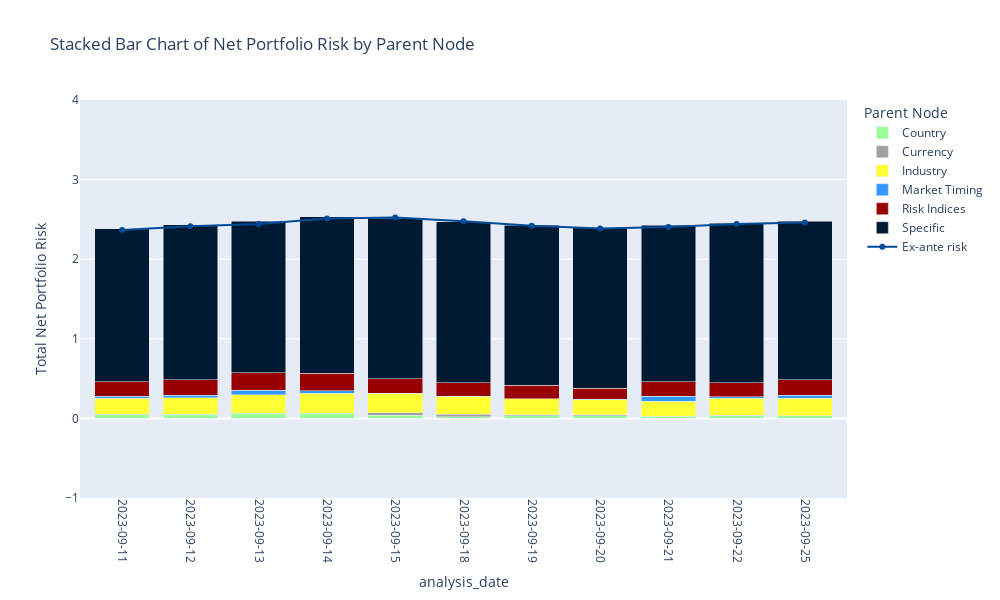

Notebook code cell kept with this figure:
### Code cell
import plotly.express as px
import plotly.graph_objects as go

df['parent_node'] = df['parent_node'].replace(categories_map)
df = df[df['parent_node'].isin(list(categories_map.values()))]
df['analysis_date'] = pd.to_datetime(df['analysis_date'])
df = df.sort_values(by=['parent_node', 'analysis_date'])
df = df[df['analysis_date'].dt.month == 9] 
# Generate business days for the x-axis

print(df['analysis_date'].min())
print(df['analysis_date'].max())
business_days = pd.date_range(start=df['analysis_date'].min(), end=df['analysis_date'].max(), freq='B')
# df['analysis_date'] = df['analysis_date'].dt.strftime('%y-%m-%d')

colors = ['#99FF99', '#A0A0A0', '#FFFF33', '#3399FF', '#990000', '#001933']
bar_df = df[~(df['parent_node'] == 'Ex-Ante Risk')]
# bar_df_sorted = bar_df.sort_values(by='parent_node')
fig = px.bar(bar_df, x='analysis_date', y='total_net_portfolio_risk', color='parent_node',
             title='Stacked Bar Chart of Net Portfolio Risk by Parent Node',
             labels={'parent_node': 'Parent Node', 'total_net_portfolio_risk': 'Total Net Portfolio Risk'},
             height=600,
             color_discrete_sequence=colors)

fig.update_layout(barmode='stack', width=1000)
fig.update_yaxes(range=[-1, 4], tickangle=0)
desired_order = ['Industry', 'Risk Indices', 'Market Timing', 'Currency', 'Specific', 'Country']
fig.update_xaxes(tickvals=business_days, ticktext=business_days.strftime('%Y-%m-%d'), tickangle=90, type='category', categoryorder= 'array', categoryarray=desired_order)

ex_ante_risk_data = df[df['parent_node'] == 'Ex-Ante Risk']
fig.add_trace(go.Scatter(
    x=ex_ante_risk_data['analysis_date'],
    y=ex_ante_risk_data['total_net_portfolio_risk'],
    mode='markers+lines',
    name='Ex-ante risk',
    marker=dict(
        color='#004C99'
    )
))

fig.show()

### Figure 1 — Plotly figure (JSON) as saved in the notebook; plotly's stock layout.template omitted (floating-point values rounded to 4 significant figures)
{"data": [{"alignmentgroup": "True", "hovertemplate": "Parent Node=Country<br>analysis_date=%{x}<br>Total Net Portfolio Risk=%{y}<extra></extra>", "legendgroup": "Country", "marker": {"color": "#99FF99", "pattern": {"shape": ""}}, "name": "Country", "offsetgroup": "Country", "orientation": "v", "showlegend": true, "textposition": "auto", "type": "bar", "x": ["2023-09-11T00:00:00", "2023-09-12T00:00:00", "2023-09-13T00:00:00", "2023-09-14T00:00:00", "2023-09-15T00:00:00", "2023-09-18T00:00:00", "2023-09-19T00:00:00", "2023-09-20T00:00:00", "2023-09-21T00:00:00", "2023-09-22T00:00:00", "2023-09-25T00:00:00"], "xaxis": "x", "y": [0.04839, 0.05118, 0.07745, 0.0697, 0.0405, 0.02317, 0.03111, 0.03597, 0.03939, 0.03639, 0.03902], "yaxis": "y"}, {"alignmentgroup": "True", "hovertemplate": "Parent Node=Currency<br>analysis_date=%{x}<br>Total Net Portfolio Risk=%{y}<extra></extra>", "legendgroup": "Currency", "marker": {"color": "#A0A0A0", "pattern": {"shape": ""}}, "name": "Currency", "offsetgroup": "Currency", "orientation": "v", "showlegend": true, "textposition": "auto", "type": "bar", "x": ["2023-09-11T00:00:00", "2023-09-12T00:00:00", "2023-09-13T00:00:00", "2023-09-14T00:00:00", "2023-09-15T00:00:00", "2023-09-18T00:00:00", "2023-09-19T00:00:00", "2023-09-20T00:00:00", "2023-09-21T00:00:00", "2023-09-22T00:00:00", "2023-09-25T00:00:00"], "xaxis": "x", "y": [0.001091, 0.000171, -0.009866, -0.001831, 0.02851, 0.02658, 0.01253, 0.008759, -0.009788, 0.004221, -0.003568], "yaxis": "y"}, {"alignmentgroup": "True", "hovertemplate": "Parent Node=Industry<br>analysis_date=%{x}<br>Total Net Portfolio Risk=%{y}<extra></extra>", "legendgroup": "Industry", "marker": {"color": "#FFFF33", "pattern": {"shape": ""}}, "name": "Industry", "offsetgroup": "Industry", "orientation": "v", "showlegend": true, "textposition": "auto", "type": "bar", "x": ["2023-09-11T00:00:00", "2023-09-12T00:00:00", "2023-09-13T00:00:00", "2023-09-14T00:00:00", "2023-09-15T00:00:00", "2023-09-18T00:00:00", "2023-09-19T00:00:00", "2023-09-20T00:00:00", "2023-09-21T00:00:00", "2023-09-22T00:00:00", "2023-09-25T00:00:00"], "xaxis": "x", "y": [0.2045, 0.2106, 0.228, 0.249, 0.2475, 0.2297, 0.2041, 0.1884, 0.1853, 0.2128, 0.2174], "yaxis": "y"}, {"alignmentgroup": "True", "hovertemplate": "Parent Node=Market Timing<br>analysis_date=%{x}<br>Total Net Portfolio Risk=%{y}<extra></extra>", "legendgroup": "Market Timing", "marker": {"color": "#3399FF", "pattern": {"shape": ""}}, "name": "Market Timing", "offsetgroup": "Market Timing", "orientation": "v", "showlegend": true, "textposition": "auto", "type": "bar", "x": ["2023-09-11T00:00:00", "2023-09-12T00:00:00", "2023-09-13T00:00:00", "2023-09-14T00:00:00", "2023-09-15T00:00:00", "2023-09-18T00:00:00", "2023-09-19T00:00:00", "2023-09-20T00:00:00", "2023-09-21T00:00:00", "2023-09-22T00:00:00", "2023-09-25T00:00:00"], "xaxis": "x", "y": [0.02661, 0.0261, 0.0598, 0.02764, 0.001115, 0.000286, 0.000496, 0.009774, 0.06521, 0.01889, 0.03558], "yaxis": "y"}, {"alignmentgroup": "True", "hovertemplate": "Parent Node=Risk Indices<br>analysis_date=%{x}<br>Total Net Portfolio Risk=%{y}<extra></extra>", "legendgroup": "Risk Indices", "marker": {"color": "#990000", "pattern": {"shape": ""}}, "name": "Risk Indices", "offsetgroup": "Risk Indices", "orientation": "v", "showlegend": true, "textposition": "auto", "type": "bar", "x": ["2023-09-11T00:00:00", "2023-09-12T00:00:00", "2023-09-13T00:00:00", "2023-09-14T00:00:00", "2023-09-15T00:00:00", "2023-09-18T00:00:00", "2023-09-19T00:00:00", "2023-09-20T00:00:00", "2023-09-21T00:00:00", "2023-09-22T00:00:00", "2023-09-25T00:00:00"], "xaxis": "x", "y": [0.1771, 0.1964, 0.2171, 0.2253, 0.1792, 0.1668, 0.1686, 0.1367, 0.1784, 0.1771, 0.1972], "yaxis": "y"}, {"alignmentgroup": "True", "hovertemplate": "Parent Node=Specific<br>analysis_date=%{x}<br>Total Net Portfolio Risk=%{y}<extra></extra>", "legendgroup": "Specific", "marker": {"color": "#001933", "pattern": {"shape": ""}}, "name": "Specific", "offsetgroup": "Specific", "orientation": "v", "showlegend": true, "textposition": "auto", "type": "bar", "x": ["2023-09-11T00:00:00", "2023-09-12T00:00:00", "2023-09-13T00:00:00", "2023-09-14T00:00:00", "2023-09-15T00:00:00", "2023-09-18T00:00:00", "2023-09-19T00:00:00", "2023-09-20T00:00:00", "2023-09-21T00:00:00", "2023-09-22T00:00:00", "2023-09-25T00:00:00"], "xaxis": "x", "y": [1.925, 1.948, 1.902, 1.966, 2.015, 2.023, 2.008, 2.014, 1.968, 2.005, 1.994], "yaxis": "y"}, {"marker": {"color": "#004C99"}, "mode": "markers+lines", "name": "Ex-ante risk", "type": "scatter", "x": ["2023-09-11T00:00:00", "2023-09-12T00:00:00", "2023-09-13T00:00:00", "2023-09-14T00:00:00", "2023-09-15T00:00:00", "2023-09-18T00:00:00", "2023-09-19T00:00:00", "2023-09-20T00:00:00", "2023-09-21T00:00:00", "2023-09-22T00:00:00", "2023-09-25T00:00:00"], "y": [2.366, 2.414, 2.443, 2.513, 2.524, 2.477, 2.42, 2.385, 2.405, 2.442, 2.462]}], "layout": {"barmode": "stack", "height": 600, "legend": {"title": {"text": "Parent Node"}, "tracegroupgap": 0}, "title": {"text": "Stacked Bar Chart of Net Portfolio Risk by Parent Node"}, "width": 1000, "xaxis": {"anchor": "y", "categoryarray": ["Industry", "Risk Indices", "Market Timing", "Currency", "Specific", "Country"], "categoryorder": "array", "domain": [0, 1], "tickangle": 90, "ticktext": ["2023-09-11", "2023-09-12", "2023-09-13", "2023-09-14", "2023-09-15", "2023-09-18", "2023-09-19", "2023-09-20", "2023-09-21", "2023-09-22", "2023-09-25"], "tickvals": ["2023-09-11T00:00:00", "2023-09-12T00:00:00", "2023-09-13T00:00:00", "2023-09-14T00:00:00", "2023-09-15T00:00:00", "2023-09-18T00:00:00", "2023-09-19T00:00:00", "2023-09-20T00:00:00", "2023-09-21T00:00:00", "2023-09-22T00:00:00", "2023-09-25T00:00:00"], "title": {"text": "analysis_date"}, "type": "category"}, "yaxis": {"anchor": "x", "domain": [0, 1], "range": [-1, 4], "tickangle": 0, "title": {"text": "Total Net Portfolio Risk"}}}}
